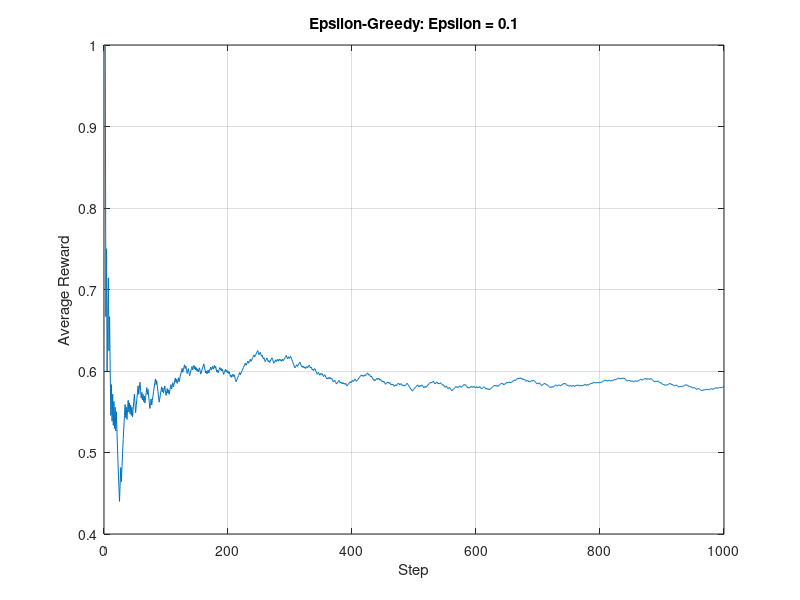

Write MATLAB code to recreate this figure. (Note: this script raises an error after producing the figure.)
% Initialize parameters
bandit_probs = [0.4, 0.6];  % Success probabilities for binaryBanditA and binaryBanditB
N_steps = 1000;  % Number of episodes
eps = 0.1;  % Epsilon for exploration
nActions = length(bandit_probs);  % Number of actions (binaryBanditA, binaryBanditB)

% Initialize agent parameters
Q = zeros(1, nActions);  % Action-value estimates
n = zeros(1, nActions);  % Number of times each action has been taken
actions = zeros(1, N_steps);  % Store actions
rewards = zeros(1, N_steps);  % Store rewards

% Function to simulate binary bandit
binaryBandit = @(p) rand() < p;  % Returns 1 with probability p, otherwise 0

% Run epsilon-greedy experiment
for step = 1:N_steps
    % Epsilon-greedy action selection
    if rand() < eps
        action = randi(nActions);  % Explore: choose random action
    else
        [~, action] = max(Q);  % Exploit: choose action with highest Q-value
    end

    % Get reward from the selected bandit
    reward = binaryBandit(bandit_probs(action));

    % Update the count for the selected action
    n(action) = n(action) + 1;

    % Update Q-value estimate using incremental mean formula
    Q(action) = Q(action) + (1 / n(action)) * (reward - Q(action));

    % Store action and reward
    actions(step) = action;
    rewards(step) = reward;
end

% Plot the average reward over time
avg_reward = cumsum(rewards) ./ (1:N_steps);
figure;
plot(1:N_steps, avg_reward);
xlabel('Step');
ylabel('Average Reward');
title(['Epsilon-Greedy: Epsilon = ', num2str(eps)]);
grid on;

% Plot histogram of action selection
figure;
histogram(actions, 'BinEdges', 0.5:1:nActions+0.5, 'Normalization', 'count');
xlabel('Action (1 = Bandit A, 2 = Bandit B)');
ylabel('Count');
title('Action Selection Histogram');
grid on;